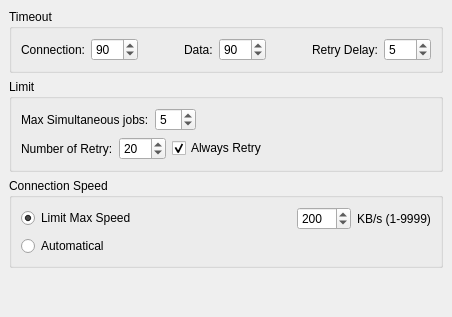
         <widget class="QWidget" name="page_3">
          <layout class="QVBoxLayout">
           <property name="spacing">
            <number>6</number>
           </property>
           <property name="margin">
            <number>9</number>
           </property>
           <item>
            <widget class="QGroupBox" name="groupBox">
             <property name="title">
              <string>Timeout</string>
             </property>
             <layout class="QHBoxLayout">
              <property name="spacing">
               <number>6</number>
              </property>
              <property name="margin">
               <number>9</number>
              </property>
              <item>
               <widget class="QLabel" name="label_8">
                <property name="text">
                 <string>Connection:</string>
                </property>
               </widget>
              </item>
              <item>
               <widget class="QSpinBox" name="spinBox_2">
                <property name="minimum">
                 <number>1</number>
                </property>
                <property name="maximum">
                 <number>120</number>
                </property>
                <property name="value">
                 <number>90</number>
                </property>
               </widget>
              </item>
              <item>
               <spacer>
                <property name="orientation">
                 <enum>Qt::Horizontal</enum>
                </property>
                <property name="sizeHint" stdset="0">
                 <size>
                  <width>40</width>
                  <height>20</height>
                 </size>
                </property>
               </spacer>
              </item>
              <item>
               <widget class="QLabel" name="label_9">
                <property name="text">
                 <string>Data:</string>
                </property>
               </widget>
              </item>
              <item>
               <widget class="QSpinBox" name="spinBox_3">
                <property name="minimum">
                 <number>1</number>
                </property>
                <property name="maximum">
                 <number>120</number>
                </property>
                <property name="value">
                 <number>90</number>
                </property>
               </widget>
              </item>
              <item>
               <spacer>
                <property name="orientation">
                 <enum>Qt::Horizontal</enum>
                </property>
                <property name="sizeHint" stdset="0">
                 <size>
                  <width>40</width>
                  <height>20</height>
                 </size>
                </property>
               </spacer>
              </item>
              <item>
               <widget class="QLabel" name="label_10">
                <property name="text">
                 <string>Retry Delay:</string>
                </property>
               </widget>
              </item>
              <item>
               <widget class="QSpinBox" name="spinBox_4">
                <property name="minimum">
                 <number>1</number>
                </property>
                <property name="maximum">
                 <number>300</number>
                </property>
                <property name="value">
                 <number>5</number>
                </property>
               </widget>
              </item>
             </layout>
            </widget>
           </item>
           <item>
            <widget class="QGroupBox" name="groupBox_2">
             <property name="title">
              <string>Limit</string>
             </property>
             <layout class="QVBoxLayout">
              <property name="spacing">
               <number>6</number>
              </property>
              <property name="margin">
               <number>9</number>
              </property>
              <item>
               <layout class="QHBoxLayout">
                <property name="spacing">
                 <number>6</number>
                </property>
                <property name="margin">
                 <number>0</number>
                </property>
                <item>
                 <widget class="QLabel" name="label_11">
                  <property name="text">
                   <string>Max Simultaneous jobs:</string>
                  </property>
                 </widget>
                </item>
                <item>
                 <widget class="QSpinBox" name="spinBox_5">
                  <property name="minimum">
                   <number>1</number>
                  </property>
                  <property name="maximum">
                   <number>10</number>
                  </property>
                  <property name="value">
                   <number>5</number>
                  </property>
                 </widget>
                </item>
                <item>
                 <spacer>
                  <property name="orientation">
                   <enum>Qt::Horizontal</enum>
                  </property>
                  <property name="sizeHint" stdset="0">
                   <size>
                    <width>40</width>
                    <height>20</height>
                   </size>
                  </property>
                 </spacer>
                </item>
               </layout>
              </item>
              <item>
               <layout class="QHBoxLayout">
                <property name="spacing">
                 <number>6</number>
                </property>
                <property name="margin">
                 <number>0</number>
                </property>
                <item>
                 <widget class="QLabel" name="label_12">
                  <property name="text">
                   <string>Number of Retry:</string>
                  </property>
                 </widget>
                </item>
                <item>
                 <widget class="QSpinBox" name="spinBox_6">
                  <property name="minimum">
                   <number>1</number>
                  </property>
                  <property name="maximum">
                   <number>100</number>
                  </property>
                  <property name="value">
                   <number>20</number>
                  </property>
                 </widget>
                </item>
                <item>
                 <widget class="QCheckBox" name="checkBox_13">
                  <property name="text">
                   <string>Always Retry</string>
                  </property>
                  <property name="checked">
                   <bool>true</bool>
                  </property>
                 </widget>
                </item>
                <item>
                 <spacer>
                  <property name="orientation">
                   <enum>Qt::Horizontal</enum>
                  </property>
                  <property name="sizeHint" stdset="0">
                   <size>
                    <width>40</width>
                    <height>20</height>
                   </size>
                  </property>
                 </spacer>
                </item>
               </layout>
              </item>
             </layout>
            </widget>
           </item>
           <item>
            <widget class="QGroupBox" name="groupBox_3">
             <property name="title">
              <string>Connection Speed</string>
             </property>
             <layout class="QVBoxLayout">
              <property name="spacing">
               <number>6</number>
              </property>
              <property name="margin">
               <number>9</number>
              </property>
              <item>
               <layout class="QGridLayout">
                <property name="margin">
                 <number>0</number>
                </property>
                <property name="spacing">
                 <number>6</number>
                </property>
                <item row="0" column="3">
                 <widget class="QSpinBox" name="spinBox_9">
                  <property name="minimum">
                   <number>1</number>
                  </property>
                  <property name="maximum">
                   <number>9999</number>
                  </property>
                  <property name="value">
                   <number>200</number>
                  </property>
                 </widget>
                </item>
                <item row="0" column="2">
                 <spacer>
                  <property name="orientation">
                   <enum>Qt::Horizontal</enum>
                  </property>
                  <property name="sizeHint" stdset="0">
                   <size>
                    <width>40</width>
                    <height>20</height>
                   </size>
                  </property>
                 </spacer>
                </item>
                <item row="0" column="4">
                 <widget class="QLabel" name="label_13">
                  <property name="text">
                   <string>KB/s (1-9999)</string>
                  </property>
                 </widget>
                </item>
                <item row="0" column="0">
                 <widget class="QRadioButton" name="radioButton_5">
                  <property name="text">
                   <string>Limit Max Speed</string>
                  </property>
                  <property name="checked">
                   <bool>true</bool>
                  </property>
                 </widget>
                </item>
                <item row="1" column="0">
                 <widget class="QRadioButton" name="radioButton_6">
                  <property name="text">
                   <string>Automatical</string>
                  </property>
                  <property name="checkable">
                   <bool>true</bool>
                  </property>
                  <property name="checked">
                   <bool>false</bool>
                  </property>
                 </widget>
                </item>
               </layout>
              </item>
             </layout>
            </widget>
           </item>
           <item>
            <spacer>
             <property name="orientation">
              <enum>Qt::Vertical</enum>
             </property>
             <property name="sizeHint" stdset="0">
              <size>
               <width>20</width>
               <height>40</height>
              </size>
             </property>
            </spacer>
           </item>
          </layout>
         </widget>
